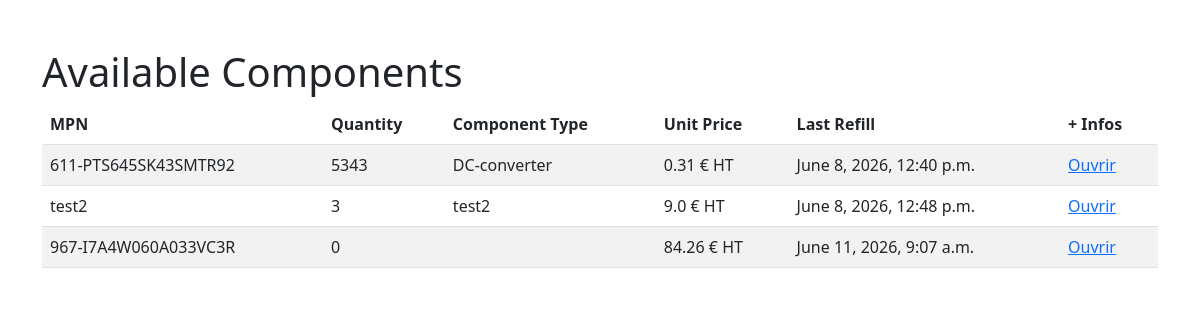
The page /component/ on the database its author committed.
### rfid_reader_app/models.py (models this page shows)
class Component(models.Model):
    uid_rfid = models.CharField(max_length=100)
    mpn = models.CharField(max_length=100)
    quantity = models.IntegerField(default=0)
    datasheet_url= models.URLField(max_length=500, blank=True)
    component_type = models.CharField(max_length=100, blank = True)
    unit_price = models.FloatField(default=0.0)
    comment = models.CharField(max_length=400)
    created_at = models.DateTimeField(auto_now_add=True)
    manufacturer   = models.CharField(max_length=200, blank=True)
    description    = models.CharField(max_length=500, blank=True)
    supplier_pn    = models.CharField(max_length=100, blank=True)

### rfid_reader_app/views.py (the view)
# urls.py: path('component/', component_list, name='component_list'),
def component_list(request):
    components = Component.objects.all()
    return render(request, 'component_list.html', {'components': components})

### rfid_reader_app/templates/component_list.html (shortened to what this page needs)
<!DOCTYPE html>
<html>
<head>
    <link href="https://cdn.jsdelivr.net/npm/bootstrap@5.3.0/dist/css/bootstrap.min.css" rel="stylesheet">
</head>
<body>
    <div class="container mt-5">
        <h1>Available Components</h1>
        <table class="table table-striped">
            <thead>
                <tr>
                    <th>MPN</th>
                    <th>Quantity</th>
                    <th>Component Type</th>
                    <th>Unit Price</th>
                    <th>Last Refill</th>
                    <th> + Infos </th>
                </tr>
            </thead>
            <tbody>
                {% for component in components %}
                <tr>
                    <td>{{ component.mpn}}</td>
                    <td>{{ component.quantity }}</td>
                    <td>{{ component.component_type}}</td>
                    <td>{{ component.unit_price }} € HT</td>
                    <td>{{ component.created_at}}</td>
					<td>
						<a href="{% url 'component_detail' component.id %}" target="_blank">
							Ouvrir
						</a>
					</td>
                </tr>
                {% endfor %}
            </tbody>
        </table>
    </div>
</body>
</html>

### rows shown on the page
Component: mpn "611-PTS645SK43SMTR92", quantity "5343", component_type "DC-converter", unit_price "0.31", created_at "June 8, 2026, 12:40 p.m."
Component: mpn "test2", quantity "3", component_type "test2", unit_price "9.0", created_at "June 8, 2026, 12:48 p.m."
Component: mpn "967-I7A4W060A033VC3R", quantity "0", unit_price "84.26", created_at "June 11, 2026, 9:07 a.m."
